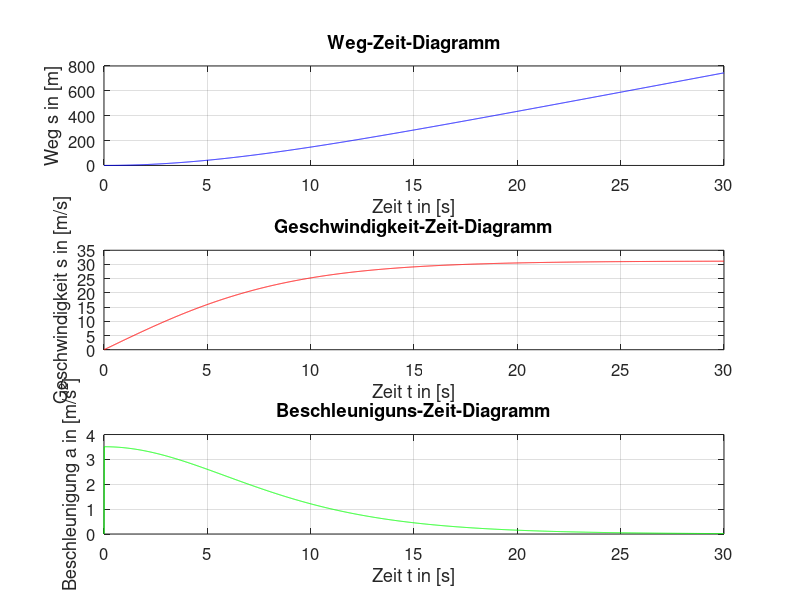

This figure's MATLAB source:
% Simsulation Skifahrer mit Reibung auf Piste
clear *

% Starwerte
n = 1;     %gibt Stelle im Zeilenvektor an
v = 0;     %Anfangsgeschwindigkeit in m/s
s = 0;     %Anfangshöhe in m
g = 9.81;  %Fallbeschleunigung g in m/s^2
dt = 0.01; %Schrittweite für die Zeit
a = 0;     %Anfangsbeschleunigung in m/s^2
c = 0.8;   %Strömungswiderstandszahl
r = 0.5;   %Querschnittsfläche in m^2
p = 1.35;  %Dichte des Mediums in kg/m^3
m = 75;    %Masse des Körpers in kg
mu = 0.1;  %Gleitreibungszahl
St = 0.5;  %Steigung in %
alpha = atan(St);      %Winkel in Bogenmaß

%Schleife

for t=0:dt:30  %von 0s bis 30s in dt-Schritten

  T(n) = t;     %Vektorbefüllung Zeitintervall
  A(n) = a;     %Vektorbefüllung Beschleunigun
  V(n) = v;     %Vektorbefüllung Geschwindigkeit
  S(n) = s;     %Vektorbefüllung Weg/Höhe

  a = g*sin(alpha)-((c*p*r*(v.^2))/(2*m))-mu*g*cos(alpha);  %Beschleunigunsänderung
  dv = a*dt;    %Geschwindigkeitsänderung
  v = dv + v;   %neue Geschwindigkeit

  ds = v * dt;  %Wegänderung
  s = s + ds;   %neuer Weg
  n++;          %Zeilenvektorstelle um 1 erhöhen

endfor

subplot(3,1,1)
plot(T,S, "-b")
title("Weg-Zeit-Diagramm")
xlabel("Zeit t in [s]")
ylabel("Weg s in [m]")
grid on
set(gca, "Fontsize", 12)


subplot(3,1,2)
plot(T,V, "-r")
title("Geschwindigkeit-Zeit-Diagramm")
xlabel("Zeit t in [s]")
ylabel("Geschwindigkeit s in [m/s]")
grid on
set(gca, "Fontsize", 12)

subplot(3,1,3)
plot(T,A, "-g")
title("Beschleuniguns-Zeit-Diagramm")
xlabel("Zeit t in [s]")
ylabel("Beschleunigung a in [m/s^2]")
grid on
set(gca, "Fontsize", 12)
